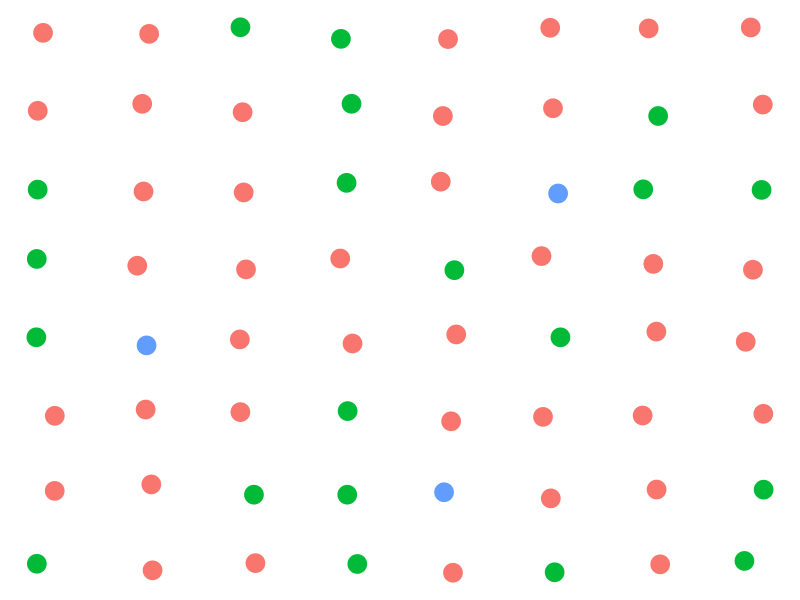

Here is the R script that generated this plot:
## ---- chunk 1
#bookdown-demo_files/figure-html/unnamed-chunk-9-1.png ?
library(ggplot2)
library(tibble)
pts<- expand.grid(x = seq(2,16,2), y = seq(2,16,2), type = c("distractor"))
jittr<-.4
pts$x <- pts$x + runif(length(pts$x))*jittr-jittr/2
pts$y <- pts$y + runif(length(pts$y))*jittr-jittr/2
pts$type <- as.character(pts$type)
pts$type[c(1,4,6,8,11,12,13,16,20,25,26,30,33,37,41,44,47,48,52,55,59,60)] <- "distractor2"
pts$type[c(13,26,46)] <- "target"

ymin<-600; ymax<-2000
ggplot(pts,aes(x=x,y=y, color=type)) + geom_point(size=6)  +  theme_void() + theme(legend.position = "none")
#+ ylim(ymin,ymax)
